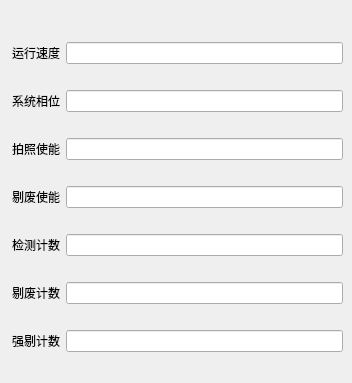
        <widget class="QWidget" name="tab_3">
         <attribute name="title">
          <string>运行数据</string>
         </attribute>
         <widget class="QWidget" name="layoutWidget_20">
          <property name="geometry">
           <rect>
            <x>12</x>
            <y>22</y>
            <width>331</width>
            <height>352</height>
           </rect>
          </property>
          <layout class="QGridLayout" name="gridLayout_6">
           <item row="0" column="0">
            <widget class="QLabel" name="label_15">
             <property name="text">
              <string>运行速度</string>
             </property>
            </widget>
           </item>
           <item row="0" column="1">
            <widget class="QLineEdit" name="lE_RunSpeed"/>
           </item>
           <item row="1" column="0">
            <widget class="QLabel" name="label">
             <property name="text">
              <string>系统相位</string>
             </property>
            </widget>
           </item>
           <item row="1" column="1">
            <widget class="QLineEdit" name="lE_SysPhase"/>
           </item>
           <item row="2" column="0">
            <widget class="QLabel" name="label_7">
             <property name="text">
              <string>拍照使能</string>
             </property>
            </widget>
           </item>
           <item row="2" column="1">
            <widget class="QLineEdit" name="lE_enPhoto"/>
           </item>
           <item row="3" column="0">
            <widget class="QLabel" name="label_16">
             <property name="text">
              <string>剔废使能</string>
             </property>
            </widget>
           </item>
           <item row="3" column="1">
            <widget class="QLineEdit" name="lE_enReject"/>
           </item>
           <item row="4" column="0">
            <widget class="QLabel" name="label_17">
             <property name="text">
              <string>检测计数</string>
             </property>
            </widget>
           </item>
           <item row="4" column="1">
            <widget class="QLineEdit" name="lE_CheckCount"/>
           </item>
           <item row="5" column="0">
            <widget class="QLabel" name="label_2">
             <property name="text">
              <string>剔废计数</string>
             </property>
            </widget>
           </item>
           <item row="5" column="1">
            <widget class="QLineEdit" name="lE_RejectCount"/>
           </item>
           <item row="6" column="0">
            <widget class="QLabel" name="label_18">
             <property name="text">
              <string>强剔计数</string>
             </property>
            </widget>
           </item>
           <item row="6" column="1">
            <widget class="QLineEdit" name="lE_ForceRejectCount"/>
           </item>
          </layout>
         </widget>
        </widget>
